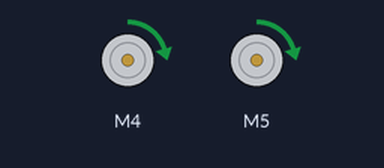
Recording of a sketch running on a simulated Arduino Uno, built with avr-gcc and run on an emulated ATmega328P. On the bench: 2 × DC motor (green arrow = forward, orange = backward, longer = faster).

Above: at 0.2 s.
Timing chart, 0 to 1.7 s (numbered marks = the images above):
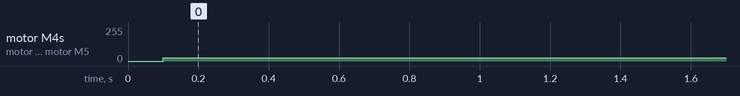

Measured:
- by itself, motor M4, motor M5: stopped → forward 25/255 at 0.10 s

The sketch:

move_11_15.14.ino
```cpp
#include <SparkFun_TB6612.h>

#define AIN1 4
#define BIN1 5
#define AIN2 11
#define BIN2 6
#define PWMA 9
#define PWMB 10
#define STBY 8
#define spe  255
#define delay_time1      100  //停止的时间
#define delay_time2      100  //停止的时间
#define delay_time3      100  //停止的时间
int turn=50  ;          //转向时候的速度
float  dev=0.0;               //偏差值
float  base=255;           //基准速度
int stop_k210=0 ;           //k210判断是否停下
int potion_k210=0;
const int offsetA = 1;
const int offsetB = -1;

Motor motor1 = Motor(AIN1, AIN2, PWMA, offsetA, STBY);
Motor motor2 = Motor(BIN1, BIN2, PWMB, offsetB, STBY);
void setup() {

}

void  loop()
{
  control (motor1,motor2,stop_k210,potion_k210,base,dev,turn);
  }
void control (Motor motor1,Motor motor2,int stop_k210,int potion_k210,int base,float dev,int turn)//平常一直在巡线 当k210识别到数字的时候发送信息让小车停下 停下后转向 转向后巡线
{
  if(stop_k210==1 )
{
  find_line(motor1,motor2, base,dev);
  }
    else
    {
  stop_car();
 turn_car(potion_k210,turn);
 delay(500);
    }

}


void turn_car(bool k210,int turn){
  if(potion_k210){
 left( motor1,motor2,turn);}
  else {
    right (motor1,motor2,turn);
 }//k210输入1则左转 0则右转
}


  void find_line(Motor motor1, Motor motor2, int base,float dev)    //巡线代码
{
  dev= (int)dev;
    int dev_=0;
    dev_=abs(dev);
   if(dev>0)//左转
{
            motor1.drive(base-dev_);
            motor2.drive(base);
           }
   else{

   motor1.drive(base);
   motor2.drive(base-dev_);
       }
}//当在正常运行时可以调整车子与线的位置
void stop_car()//通过k210的值来控制运动与停止
{ delay(delay_time3) ;
   brake(motor1, motor2);
  }
```
